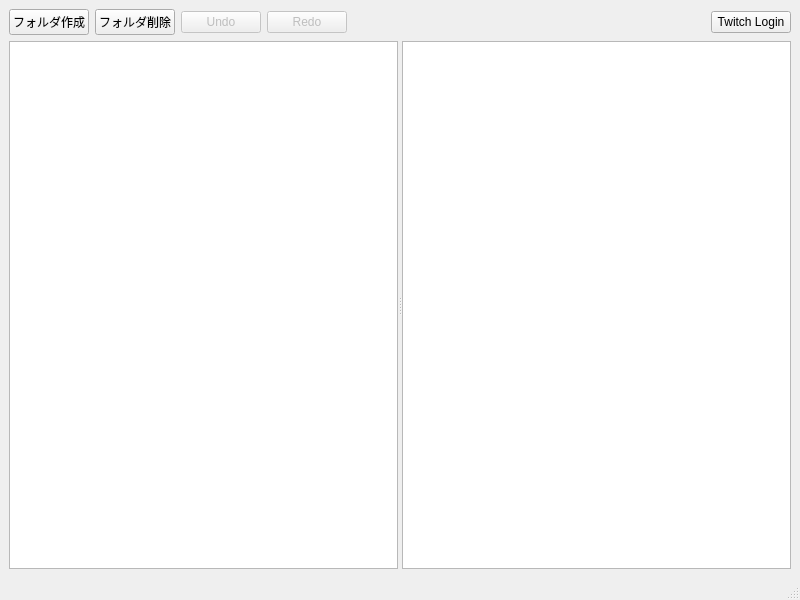
<?xml version="1.0" encoding="UTF-8"?>
<ui version="4.0">
 <class>MainWindow</class>
 <widget class="QMainWindow" name="MainWindow">
  <property name="geometry">
   <rect>
    <x>0</x>
    <y>0</y>
    <width>800</width>
    <height>600</height>
   </rect>
  </property>
  <property name="windowTitle">
   <string>Twitch Follower List</string>
  </property>
  <widget class="QWidget" name="centralwidget">
   <layout class="QVBoxLayout" name="verticalLayout">
    <item>
      <layout class="QHBoxLayout" name="horizontalLayout">
       <item>
        <widget class="QPushButton" name="createFolderButton">
         <property name="text">
          <string>フォルダ作成</string>
         </property>
        </widget>
       </item>
       <item>
        <widget class="QPushButton" name="deleteFolderButton">
         <property name="text">
          <string>フォルダ削除</string>
         </property>
        </widget>
       </item>
       <item>
        <widget class="QPushButton" name="undoButton">
         <property name="text">
          <string>Undo</string>
         </property>
         <property name="enabled">
          <bool>false</bool>
         </property>
        </widget>
       </item>
       <item>
        <widget class="QPushButton" name="redoButton">
         <property name="text">
          <string>Redo</string>
         </property>
         <property name="enabled">
          <bool>false</bool>
         </property>
        </widget>
       </item>
       <item>
        <spacer name="horizontalSpacer">
        <property name="orientation">
         <enum>Qt::Horizontal</enum>
        </property>
        <property name="sizeHint" stdset="0">
         <size>
          <width>40</width>
          <height>20</height>
         </size>
        </property>
       </spacer>
      </item>
      <item>
       <widget class="QPushButton" name="twitchLoginButton">
        <property name="text">
         <string>Twitch Login</string>
        </property>
       </widget>
      </item>
     </layout>
    </item>
    <item>
     <widget class="QSplitter" name="splitter">
      <property name="orientation">
       <enum>Qt::Horizontal</enum>
      </property>
      <widget class="QTreeView" name="outDirTreeView">
       <property name="acceptDrops">
        <bool>true</bool>
       </property>
       <property name="dragDropMode">
        <enum>QAbstractItemView::DropOnly</enum>
       </property>
      </widget>
      <widget class="QTableView" name="followerListView">
       <property name="dragEnabled">
        <bool>true</bool>
       </property>
       <property name="dragDropMode">
        <enum>QAbstractItemView::DragOnly</enum>
       </property>
      </widget>
     </widget>
    </item>
   </layout>
  </widget>
  <widget class="QMenuBar" name="menubar">
   <property name="geometry">
    <rect>
     <x>0</x>
     <y>0</y>
     <width>800</width>
     <height>21</height>
    </rect>
   </property>
  </widget>
  <widget class="QStatusBar" name="statusbar"/>
 </widget>
 <resources/>
 <connections/>
</ui>
